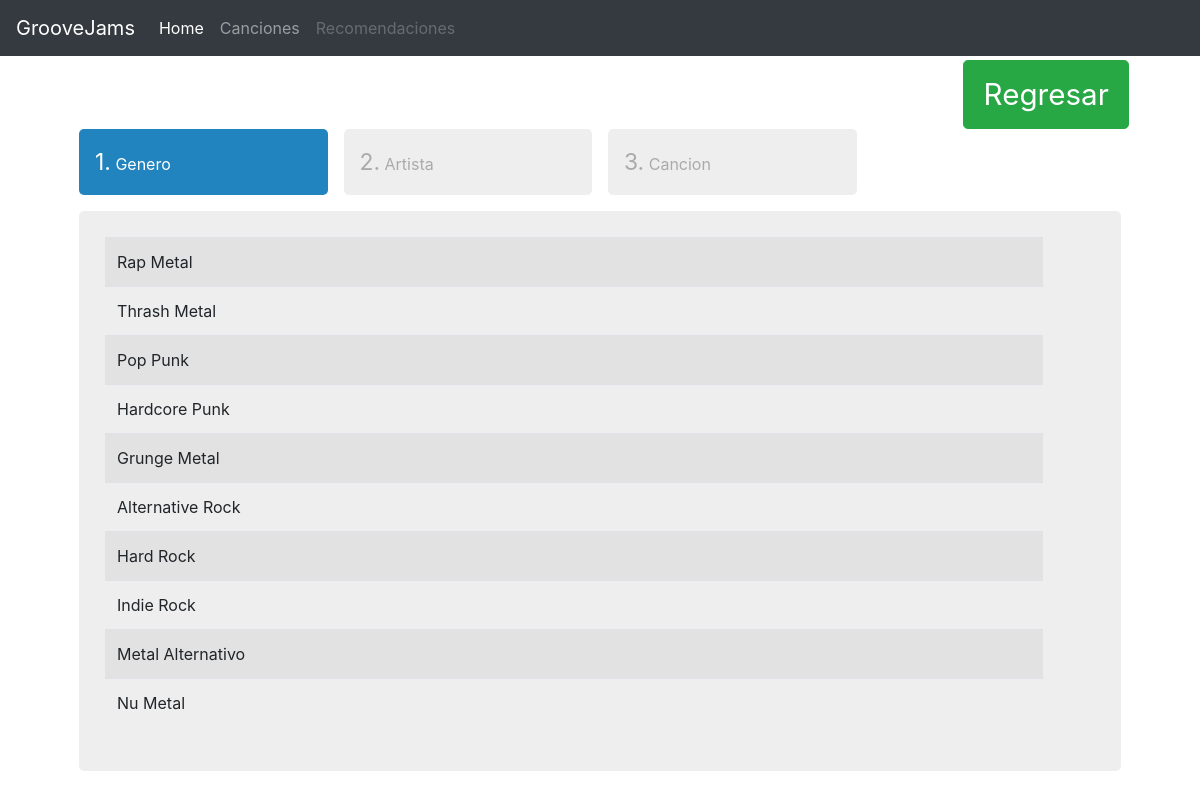
The page /jukebox/recommended/ on the database its author committed.
### jukebox/models.py (models this page shows, shortened)
class Genre(models.Model):
	created_at = models.DateTimeField(auto_now_add=True)
	name = models.CharField(max_length=255)

### jukebox/views.py (the view)
def recommendedSongs(request):
	genres = Genre.objects.all()
	return render(request, 'recommended.html',{'genres': genres})

### jukebox/templates/recommended.html (shortened to what this page needs)
{% extends "layout.html" %}
{% load static from staticfiles %}
{% block content %}
	<div class="container">
		<div class= "text-right">
			<button style="padding: .7rem 1.2rem; font-size: 1.85rem;margin-top: 60px;" class="btn btn-lg btn-success"> Regresar</button></div>
		<div id="example-embed">
			<h3>Genero</h3>
			<section>
			<table id="genreList" class="table table-striped table-hover">
				<tbody>
					{% for genre in genres %}
					<tr data-genreId={{genre.pk}} >
					  <td>{{ genre.name}}</td>
					</tr>
					{% endfor %}
				  </tbody>
			</table>
			</section>
			<h3>Artista</h3>
			<h3>Cancion</h3>
		</div>
	</div>
{% endblock %}

### templates/layout.html (shortened to what this page needs)
{% load static from staticfiles %}
<!doctype html>
<html>
    <head>
        <link rel="stylesheet" href="{% static 'css/layout.css' %}">
        <link rel="stylesheet" href="{% static 'css/jquery.steps.css' %}">
		<link rel="stylesheet" href="https://stackpath.bootstrapcdn.com/bootstrap/4.1.3/css/bootstrap.min.css">
		<link rel="stylesheet" href="https://ajax.googleapis.com/ajax/libs/jqueryui/1.12.1/themes/smoothness/jquery-ui.css">
		<link href="//netdna.bootstrapcdn.com/bootstrap/3.0.0/css/bootstrap-glyphicons.css" rel="stylesheet">
		<link rel="stylesheet" href="//cdn.datatables.net/1.10.19/css/jquery.dataTables.min.css">
    </head>
    <body>
		<header>
		  <nav class="navbar navbar-expand-md navbar-dark fixed-top bg-dark">
			<a class="navbar-brand" href="#">GrooveJams</a>
			<div class="collapse navbar-collapse" id="navbarCollapse">
			  <ul class="navbar-nav mr-auto">
				<li class="nav-item active">
				  <a class="nav-link" href="{% url 'home' %}">Home <span class="sr-only">(current)</span></a>
				</li>
				<li class="nav-item">
				  <a class="nav-link" href="{% url 'jukebox:songs_list' %}">Canciones</a>
				</li>
				<li class="nav-item">
				  <a class="nav-link disabled" href="{% url 'jukebox:recommended_songs' %}">Recomendaciones</a>
				</li>
			  </ul>
			</div>
		  </nav>
		</header>
        <div class="site-container">
            {% block content %}{% endblock  %}
        </div>
    </body>
</html>

### assets/css/layout.css (style rules this page uses)
html { box-sizing: border-box; }
*, *::after, *::before { box-sizing: inherit; }
.site-container { max-width: 68em; margin-left: auto; margin-right: auto; }
.site-container::after { clear: both; content: ""; display: table; }

### templates/layout.html (style rules this page uses)
body { margin: 0; }

### rows shown on the page
Genre: name "Rap Metal"
Genre: name "Thrash Metal"
Genre: name "Pop Punk"
Genre: name "Hardcore Punk"
Genre: name "Grunge Metal"
Genre: name "Alternative Rock"
Genre: name "Hard Rock"
Genre: name "Indie Rock"
Genre: name "Metal Alternativo"
Genre: name "Nu Metal"
